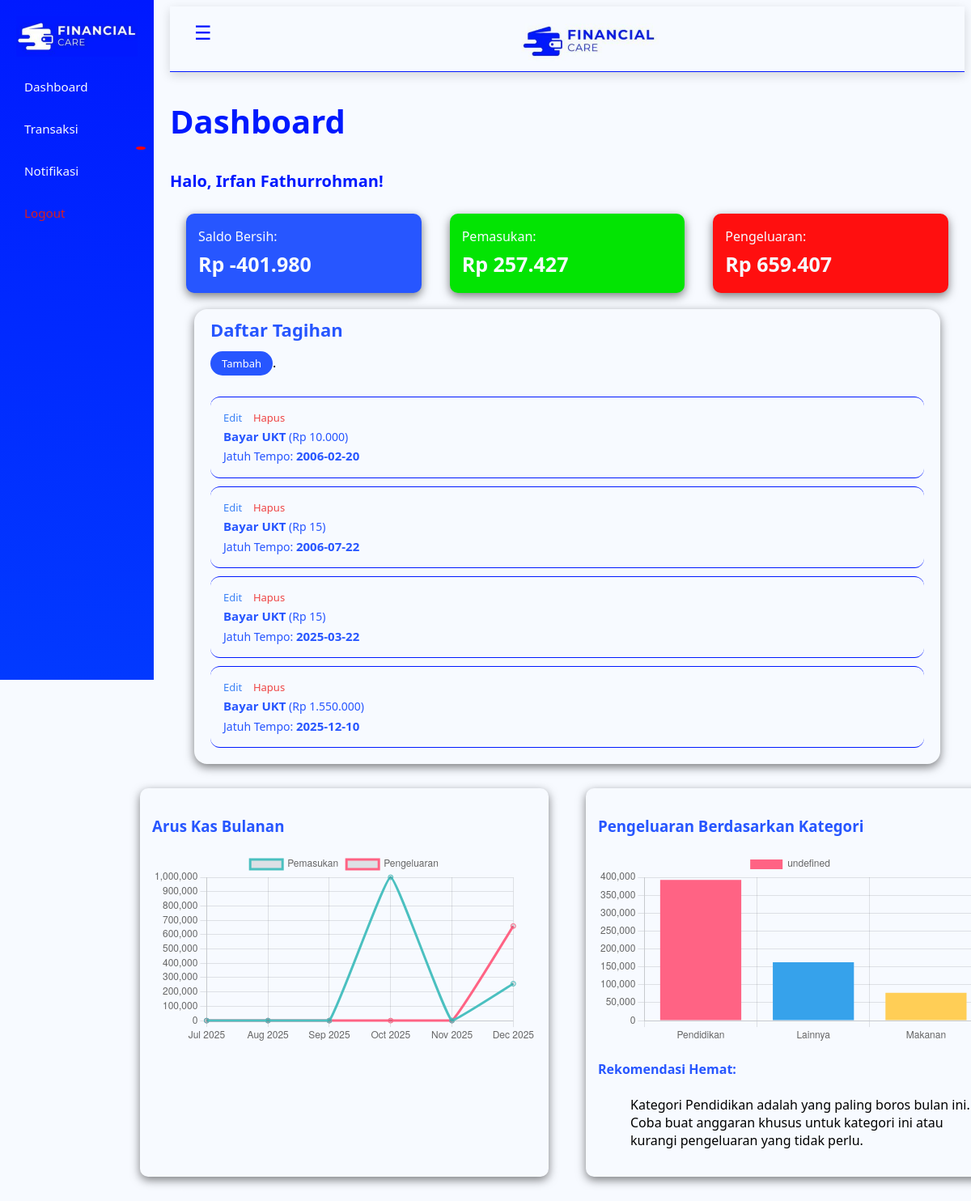
Screenshot of /public/user/dashboard.php (signed in) with the database file from the repository.
### tables this page shows
CREATE TABLE `pengeluaran_rutin` (
  `id_pr` int NOT NULL,
  `user_id` int NOT NULL,
  `nama_pengeluaran` varchar(100) NOT NULL,
  `nominal` int NOT NULL,
  `tgl_jatuh_tempo` date NOT NULL,
  `frekuensi` enum('bulanan') NOT NULL
);

### classes/analytic.php (called while the page is built)
<?php
class AnalyticService {
    private $conn;
    public function __construct($db) {
        $this->conn = $db;
    }
    public function getMonthlySummary($id_user) {
        $bulan_ini = date('Y-m-01');
        $bulan_depan = date('Y-m-01', strtotime('+1 month'));
        $sql = "SELECT kategori, SUM(nominal_idr) AS total FROM transaksi WHERE user_id = ? AND tanggal >= ? AND tanggal < ? GROUP BY kategori";
        $stmt = $this->conn->prepare($sql);
        $stmt->bind_param("iss", $id_user, $bulan_ini, $bulan_depan);
        $stmt->execute();
        $result = $stmt->get_result();
        $pemasukan = 0;
        $pengeluaran = 0;
        while ($row = $result->fetch_assoc()) {
            if ($row['kategori'] === 'Pemasukan') {
                $pemasukan = $row['total'];
            } else {
                $pengeluaran += $row['total'];
            }
        }
        return [
            'pemasukan' => $pemasukan,
            'pengeluaran' => $pengeluaran,
            'saldo' => $pemasukan - $pengeluaran
        ];
    }
    public function analyzeSpendingCategories($id_user, $limit = 3) {
        $bulan_ini = date('Y-m-01');
        $bulan_depan = date('Y-m-01', strtotime('+1 month'));
        $sql = "SELECT kategori, SUM(nominal_idr) AS total FROM transaksi WHERE user_id = ? AND kategori != 'Pemasukan' AND tanggal >= ? AND tanggal < ? GROUP BY kategori ORDER BY total DESC LIMIT ?";
        $stmt = $this->conn->prepare($sql);
        $stmt->bind_param("issi", $id_user, $bulan_ini, $bulan_depan, $limit);
        $stmt->execute();
        $result = $stmt->get_result();
        $boros_categories = $result->fetch_all(MYSQLI_ASSOC);
        $rekomendasi = [];
        if (!empty($boros_categories)) {
            $kategori_boros_nama = $boros_categories[0]['kategori'];
            $rekomendasi[] = "Kategori " . $kategori_boros_nama . " adalah yang paling boros bulan ini. Coba buat anggaran khusus untuk kategori ini atau kurangi pengeluaran yang tidak perlu.";
        } else {
            $rekomendasi[] = "Belum ada data pengeluaran yang cukup untuk dianalisis.";
        }
        return [
            'boros_categories' => $boros_categories,
            'rekomendasi' => $rekomendasi
        ];
    }
    public function getMonthlyDataForChart($id_user, $months = 6) {
        $data_chart = [];
        for ($i = $months - 1; $i >= 0; $i--) {
            $start_date = date('Y-m-01', strtotime("-$i month"));
            $end_date = date('Y-m-01', strtotime("-" . ($i - 1) . " month"));
            $label = date('M Y', strtotime($start_date));
            $sql = "SELECT kategori, SUM(nominal_idr) AS total FROM transaksi WHERE user_id = ? AND tanggal >= ? AND tanggal < ? GROUP BY kategori";
            $stmt = $this->conn->prepare($sql);
            $stmt->bind_param("iss", $id_user, $start_date, $end_date);
            $stmt->execute();
            $result = $stmt->get_result();
            $pemasukan = 0;
            $pengeluaran = 0;
            while ($row = $result->fetch_assoc()) {
                if ($row['kategori'] === 'Pemasukan') {
                    $pemasukan = $row['total'];
                } else {
                    $pengeluaran += $row['total'];
                }
            }
            $data_chart[] = [
                'bulan' => $label,
                'pemasukan' => (int)$pemasukan,
                'pengeluaran' => (int)$pengeluaran
            ];
        }
        return $data_chart;
    }
}
?>

### classes/routine_cash.php (called while the page is built, shortened)
<?php
class RoutineCash {
    private $conn;
    private $table_name = "pengeluaran_rutin";
    public function __construct($db) {
        $this->conn = $db;
    }
    public function readAll($user_id) {
        $stmt = $this->conn->prepare("SELECT * FROM " . $this->table_name . " WHERE user_id = ? ORDER BY tgl_jatuh_tempo ASC");
        $stmt->bind_param("i", $user_id);
        $stmt->execute();
        $result = $stmt->get_result();
        return $result->fetch_all(MYSQLI_ASSOC);
    }
}
?>

### public/user/dashboard.php (the view, shortened to what this page needs)
<?php
require_once __DIR__ . '/../../sidebar.php';
require_once __DIR__ . '/../../db.php';
require_once __DIR__ . '/../../classes/analytic.php';
require_once __DIR__ . '/../../classes/routine_cash.php';
$id_user = $_SESSION['user_id'];
$analytic_service = new AnalyticService($conn);
$routine_cash = new RoutineCash($conn);
$summary = $analytic_service->getMonthlySummary($id_user);
$analysis = $analytic_service->analyzeSpendingCategories($id_user);
$rutin_list = $routine_cash->readAll($id_user);
$chart_data = $analytic_service->getMonthlyDataForChart($id_user, 6);
$labels = array_column($chart_data, 'bulan');
$pemasukan_data = array_column($chart_data, 'pemasukan');
$pengeluaran_data = array_column($chart_data, 'pengeluaran');
$kategori_labels = array_column($analysis['boros_categories'], 'kategori');
$kategori_data = array_column($analysis['boros_categories'], 'total');
?>
<!DOCTYPE html>
<html lang="id">
<head>
    <link rel="stylesheet" href="../../assets/user_style.css">
</head>
<body>
    <header class="top-header">
        <button id="toggleSidebar" class="hamburger">☰</button>
        <img src="<?= BASE_URL ?>/assets/finance-care2.jpg" alt="Logo Financial Care">
    </header>
    <h2 style="font-size: 40px;">Dashboard</h2>
    <h2 style="font-size: 20px;">Halo, <?= htmlspecialchars($_SESSION['username']) ?>!</h2>
    <div id="dashboard-container">
    <div class="card-container">
        <div id="total" class="card-box-section">
            <p>Saldo Bersih: <br>
            <b style="font-size: 25px;">Rp <?= number_format($summary['saldo'], 0, ',', '.') ?></b></p>
        </div>
        <div id="masuk"class="card-box-section">
            <p>Pemasukan: <br>
            <b style="font-size: 25px;">Rp <?= number_format($summary['pemasukan'], 0, ',', '.') ?></b></p>
        </div>
        <div id="keluar"class="card-box-section">
            <p>Pengeluaran: <br>
            <b style="font-size: 25px;" >Rp <?= number_format($summary['pengeluaran'], 0, ',', '.') ?></b></p>
        </div>
    </div>
        <div id="tagihan-dashboard">
            <h3>Daftar Tagihan</h3>
            <?php if (!empty($rutin_list)): ?>
                <a class="link" href="tambah_tagihan.php">Tambah</a>.
                <?php foreach ($rutin_list as $rutin): ?>
                    <p>
                    <a href="edit_tagihan.php?id=<?= $rutin['id_pr'] ?>">Edit</a>
                    <a href="hapus_tagihan.php?id=<?= $rutin['id_pr'] ?>" onclick=" return confirm
                            ('Hapus tagihan ini?');">Hapus</a><br>
                    <b><?= htmlspecialchars($rutin['nama_pengeluaran']) ?></b>
                    (Rp <?= number_format($rutin['nominal'], 0, ',', '.') ?>)
                    <br>Jatuh Tempo: <b><?= htmlspecialchars($rutin['tgl_jatuh_tempo']) ?></b>
                    </p>
            <?php endforeach; ?>
        <?php else: ?>
            <a class="link" href="tambah_tagihan.php">Tambahkan sekarang</a>.
            <p style="text-align: center; color: #fa0e0eff; font-style: italic;">Belum ada tagihan.
            </p>
        <?php endif; ?>
        </div>
        <div id="grafik-container" >
            <div id="grafik-dashboard">
            <h3 class="section-title">Arus Kas Bulanan</h3>
            <canvas id="arusKasChart"></canvas>
            <script>
                const ctxArusKas = document.getElementById('arusKasChart');
                new Chart(ctxArusKas, {
                    type: 'line',
                    data: {
                        labels: <?= json_encode($labels) ?>,
                        datasets: [{
                        label: 'Pemasukan',
                        data: <?= json_encode($pemasukan_data) ?>,
                        borderColor: 'rgb(75, 192, 192)',
                        tension: 0.1
                    }, {
                        label: 'Pengeluaran',
                        data: <?= json_encode($pengeluaran_data) ?>,
                        borderColor: 'rgb(255, 99, 132)',
                        tension: 0.1
                    }]
                }
            });
            </script>
            </div>
            <div id="bar-grafik-dashboard">
            <h3 class="section-title">Pengeluaran Berdasarkan Kategori</h3>
            <canvas id="kategoriBorosChart"></canvas>
            <script>
                const ctxKategoriBoros = document.getElementById('kategoriBorosChart');
                new Chart(ctxKategoriBoros, {
                    type: 'bar',
                    data: {
                        labels: <?= json_encode($kategori_labels) ?>,
                        datasets: [{
                            data: <?= json_encode($kategori_data) ?>,
                            backgroundColor: ['#FF6384', '#36A2EB', '#FFCE56', '#4BC0C0', '#9966FF']
                        }]
                    }
                });
                </script>
            <h4 class="section-title">Rekomendasi Hemat:</h4>
            <ul>
                <?php foreach ($analysis['rekomendasi'] as $rekom): ?>
                    <li><?= $rekom ?></li>
                <?php endforeach; ?>
            </ul>
            </div>
        </div>
    </div>
</body>
</html>

### assets/user_style.css (style rules this page uses)
body { margin-left: 210px; padding: 0; font-family: 'Segoe UI', sans-serif; background: #f7faffff; transition: margin-left .3s ease; }
header { background: #f7faffff; padding: 12px 20px; height: 56px; border-bottom: 1px solid #0018FF; box-shadow: 0 4px 12px rgba(0, 0, 0, 0.3); }
header img { width: 170px; height: auto; }
img { width : 170px; height : 70px; display: block; margin: 0 auto; }
.top-header { background: #f7faffff; padding: 12px 20px; height: 56px; border-bottom: 1px solid #0018FF; box-shadow: 0 4px 12px rgba(0,0,0,.15); display: flex; align-items: center; gap: 15px; }
.hamburger { font-size: 24px; background: none; border: none; cursor: pointer; color: #0018FF; z-index: 1100; }
#dashboard-container { background: #f7faffff; border-radius: 14px; margin: 10px; padding: 10px; }
h2 { color: #0019FF; }
.card-container { display: flex; background: #f7faffff; border-radius: 10px; justify-content: center; align-items: center; gap: 35px; }
.card-box-section { width: 320px; color: #f7faffff; padding-left: 15px; border-radius: 10px; box-shadow: 0 4px 12px rgba(0, 0, 0, 0.5); line-height: 1.6; }
#total { background: #2756ffff; }
#masuk { background: #03e403ff; }
#keluar { background: #ff0f0fff; }
#grafik-container { display: flex; gap: 26px; justify-content: center; align-items: center; margin: 0; padding: 0; }
#grafik-dashboard { background: #f7faffff; width: 475px; height: 450px; border-radius: 10px; box-shadow: 0 4px 12px rgba(0, 0, 0, 0.5); padding: 15px; margin: 10px; margin-top: 20px; }
#bar-grafik-dashboard { background: #f7faffff; border-radius: 10px; width: 475px; height: 450px; box-shadow: 0 4px 12px rgba(0, 0, 0, 0.5); padding: 15px; margin: 10px; margin-top: 20px; }
#tagihan-dashboard { background: #f7faffff; border-radius: 16px; box-shadow: 0 4px 12px rgba(0, 0, 0, 0.5); padding: 10px; margin: 10px; margin-top: 20px; font-family: 'Segoe UI', sans-serif; }
#tagihan-dashboard h3 { margin: 0 0 12px 10px; font-size: 22px; font-weight: 600; color: #2756ffff; }
#tagihan-dashboard .link { display: inline-block; margin-bottom: 16px; margin-left: 10px; padding: 6px 14px; background: #2756ffff; color: white; border-radius: 999px; font-size: 13px; text-decoration: none; }
#tagihan-dashboard p { background: #f7faffff; border-bottom: 1px solid #0019FF; border-top: 1px solid #0019FF; border-radius: 12px; padding: 14px 16px; margin-bottom: 5px; margin: 10px; font-size: 14px; color: #2756ffff; line-height: 1.6; }
#tagihan-dashboard a { margin-bottom: 5px; }
#tagihan-dashboard p b { font-size: 15px; }
#tagihan-dashboard a[href*="edit"], #tagihan-dashboard a[href*="hapus"] { font-size: 13px; margin-right: 10px; text-decoration: none; font-weight: 500; }
#tagihan-dashboard a[href*="edit"] { color: #3b82f6; }
#tagihan-dashboard a[href*="hapus"] { color: #ef4444; }
.section-title { color: #2756ffff; }
button { padding: 10px; background: #0019FF; border-radius:10px; border: none; margin-bottom: 15px; color: #f7faffff; }
ul li { list-style: none; }
button { background: #0019FF; padding: 10px; border: none; border-radius: 8px; }
body { margin-left: 210px; padding: 0; font-family: 'Segoe UI', sans-serif; background: #f7faffff; }
@media (min-width: 769px) { body { margin-left: 210px; } }

### sidebar.php (style rules this page uses)
:root { --bg-sidebar: linear-gradient(10deg, #023AFF, #0019FF); --bg-hover: #2756ffff; --bg-content: #111827; --text-main: #f7faffff; --text-muted: #f7faffff; --accent: #f7faffff; --danger: #da1d1dff; }

### rows the page displays
pengeluaran_rutin: nama_pengeluaran "Bayar UKT", nominal "10.000", tgl_jatuh_tempo "2006-02-20"
pengeluaran_rutin: nama_pengeluaran "Bayar UKT", nominal "15", tgl_jatuh_tempo "2006-07-22"
pengeluaran_rutin: nama_pengeluaran "Bayar UKT", nominal "15", tgl_jatuh_tempo "2025-03-22"
pengeluaran_rutin: nama_pengeluaran "Bayar UKT", nominal "1.550.000", tgl_jatuh_tempo "2025-12-10"

### other values shown
$_SESSION['username'] "Irfan Fathurrohman"
$summary['saldo'] "-401.980"
$summary['pemasukan'] "257.427"
$summary['pengeluaran'] "659.407"
$rekom "Kategori Pendidikan adalah yang paling boros bulan ini. Coba buat anggaran khusus untuk kategori ini atau kurangi pengeluaran yang tidak perlu."
chart data {{ json_encode($pemasukan_data) }} [0,0,0,1000000,0,257426]
chart data {{ json_encode($pengeluaran_data) }} [0,0,0,0,0,659406]
chart data {{ json_encode($kategori_labels) }} ["Pendidikan","Lainnya","Makanan"]
